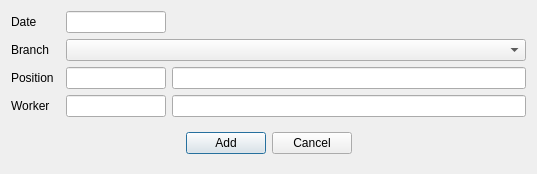
<?xml version="1.0" encoding="UTF-8"?>
<ui version="4.0">
 <class>DlgAddAttendance</class>
 <widget class="QDialog" name="DlgAddAttendance">
  <property name="geometry">
   <rect>
    <x>0</x>
    <y>0</y>
    <width>537</width>
    <height>163</height>
   </rect>
  </property>
  <property name="windowTitle">
   <string>Add worker</string>
  </property>
  <layout class="QGridLayout" name="gridLayout">
   <item row="3" column="3">
    <widget class="EQLineEdit" name="leWorkername">
     <property name="focusPolicy">
      <enum>Qt::NoFocus</enum>
     </property>
     <property name="readOnly">
      <bool>true</bool>
     </property>
    </widget>
   </item>
   <item row="0" column="0">
    <widget class="QLabel" name="label_3">
     <property name="text">
      <string>Date</string>
     </property>
    </widget>
   </item>
   <item row="3" column="2">
    <widget class="EQLineEdit" name="leWorker">
     <property name="maximumSize">
      <size>
       <width>100</width>
       <height>16777215</height>
      </size>
     </property>
    </widget>
   </item>
   <item row="2" column="0">
    <widget class="QLabel" name="label_2">
     <property name="text">
      <string>Position</string>
     </property>
    </widget>
   </item>
   <item row="2" column="3">
    <widget class="EQLineEdit" name="lePosName">
     <property name="focusPolicy">
      <enum>Qt::NoFocus</enum>
     </property>
     <property name="readOnly">
      <bool>true</bool>
     </property>
    </widget>
   </item>
   <item row="2" column="2">
    <widget class="EQLineEdit" name="lePos">
     <property name="maximumSize">
      <size>
       <width>100</width>
       <height>16777215</height>
      </size>
     </property>
     <property name="readOnly">
      <bool>true</bool>
     </property>
    </widget>
   </item>
   <item row="3" column="0">
    <widget class="QLabel" name="label">
     <property name="text">
      <string>Worker</string>
     </property>
    </widget>
   </item>
   <item row="0" column="2">
    <widget class="EDateEdit" name="leDate">
     <property name="maximumSize">
      <size>
       <width>100</width>
       <height>16777215</height>
      </size>
     </property>
    </widget>
   </item>
   <item row="1" column="0">
    <widget class="QLabel" name="label_4">
     <property name="text">
      <string>Branch</string>
     </property>
    </widget>
   </item>
   <item row="4" column="0" colspan="4">
    <widget class="QWidget" name="widget" native="true">
     <layout class="QHBoxLayout" name="horizontalLayout">
      <item>
       <spacer name="horizontalSpacer">
        <property name="orientation">
         <enum>Qt::Horizontal</enum>
        </property>
        <property name="sizeHint" stdset="0">
         <size>
          <width>164</width>
          <height>20</height>
         </size>
        </property>
       </spacer>
      </item>
      <item>
       <widget class="QPushButton" name="btnAdd">
        <property name="text">
         <string>Add</string>
        </property>
       </widget>
      </item>
      <item>
       <widget class="QPushButton" name="btnCancel">
        <property name="text">
         <string>Cancel</string>
        </property>
       </widget>
      </item>
      <item>
       <spacer name="horizontalSpacer_2">
        <property name="orientation">
         <enum>Qt::Horizontal</enum>
        </property>
        <property name="sizeHint" stdset="0">
         <size>
          <width>163</width>
          <height>20</height>
         </size>
        </property>
       </spacer>
      </item>
     </layout>
    </widget>
   </item>
   <item row="1" column="2" colspan="2">
    <widget class="QComboBox" name="cbBranch"/>
   </item>
  </layout>
 </widget>
 <customwidgets>
  <customwidget>
   <class>EQLineEdit</class>
   <extends>QLineEdit</extends>
   <header location="global">eqlineedit.h</header>
   <slots>
    <signal>customButtonClicked(bool)</signal>
   </slots>
  </customwidget>
  <customwidget>
   <class>EDateEdit</class>
   <extends>QLineEdit</extends>
   <header location="global">edateedit.h</header>
  </customwidget>
 </customwidgets>
 <tabstops>
  <tabstop>leDate</tabstop>
  <tabstop>lePos</tabstop>
  <tabstop>leWorker</tabstop>
  <tabstop>btnAdd</tabstop>
  <tabstop>btnCancel</tabstop>
 </tabstops>
 <resources/>
 <connections/>
</ui>
